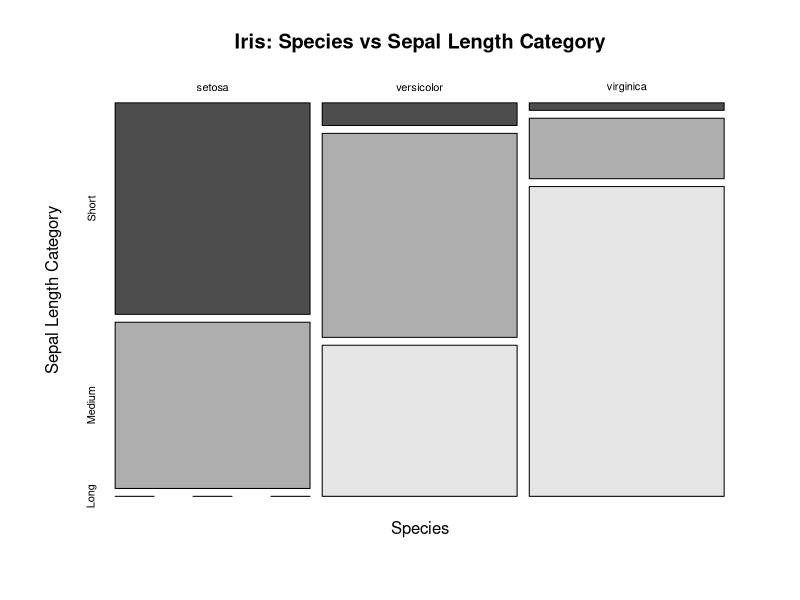
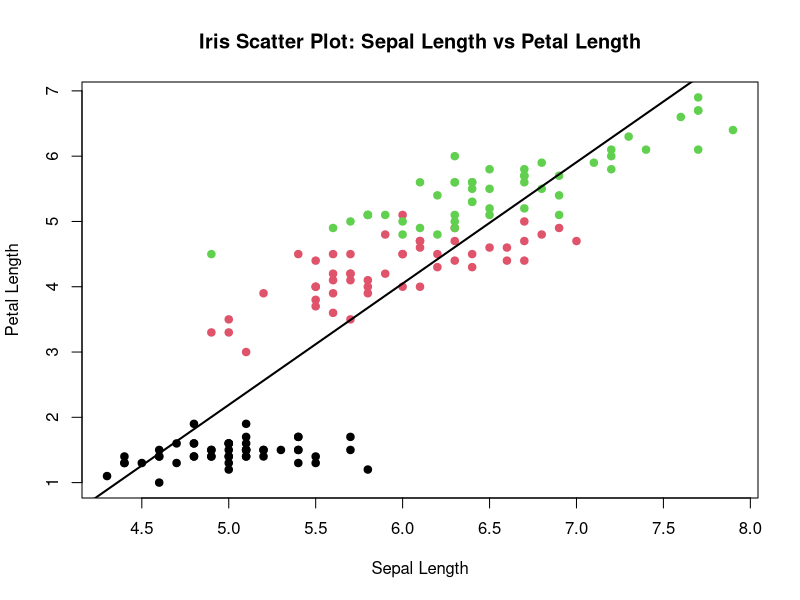

These charts were generated, in order, by the following R code:
# Program 12: Iris mosaic plot and scatter plot

# Load iris dataset
data(iris)

# (a) Mosaic plot requires categorical variables, so bin sepal length
iris$SepalCat <- cut(iris$Sepal.Length,
                     breaks = c(0, 5, 6, 8),
                     labels = c("Short", "Medium", "Long"),
                     include.lowest = TRUE)

# Create and plot contingency table for species vs sepal category
tab <- table(iris$Species, iris$SepalCat)
mosaicplot(tab,
           main = "Iris: Species vs Sepal Length Category",
           xlab = "Species",
           ylab = "Sepal Length Category",
           color = TRUE)

# (b) Scatter plot for sepal length vs petal length
plot(iris$Sepal.Length,
     iris$Petal.Length,
     main = "Iris Scatter Plot: Sepal Length vs Petal Length",
     xlab = "Sepal Length",
     ylab = "Petal Length",
     col = iris$Species,
     pch = 19)

# Add linear trend line
abline(lm(Petal.Length ~ Sepal.Length, data = iris), col = "black", lwd = 2)

# Show correlation value
r <- cor(iris$Sepal.Length, iris$Petal.Length)
cat("Correlation (Sepal.Length vs Petal.Length):", round(r, 4), "\n")
